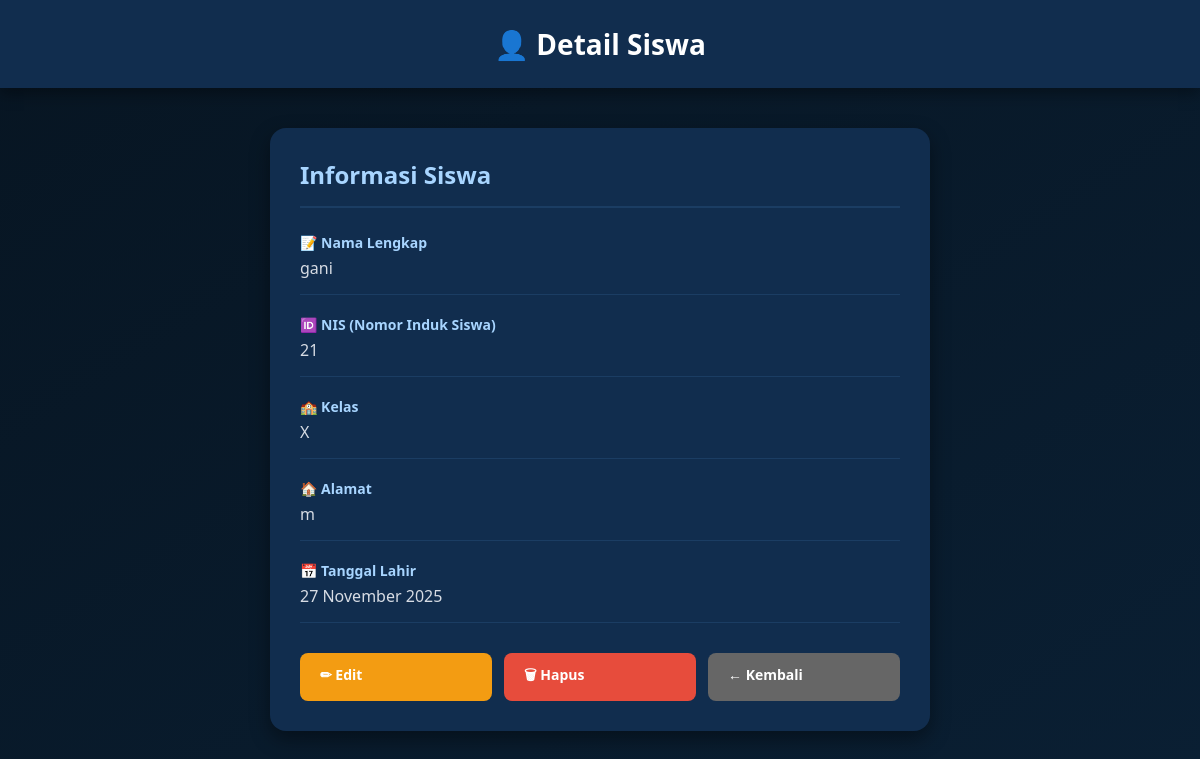
Page /siswa/siswa/21/ (signed in) on the earlier database version.
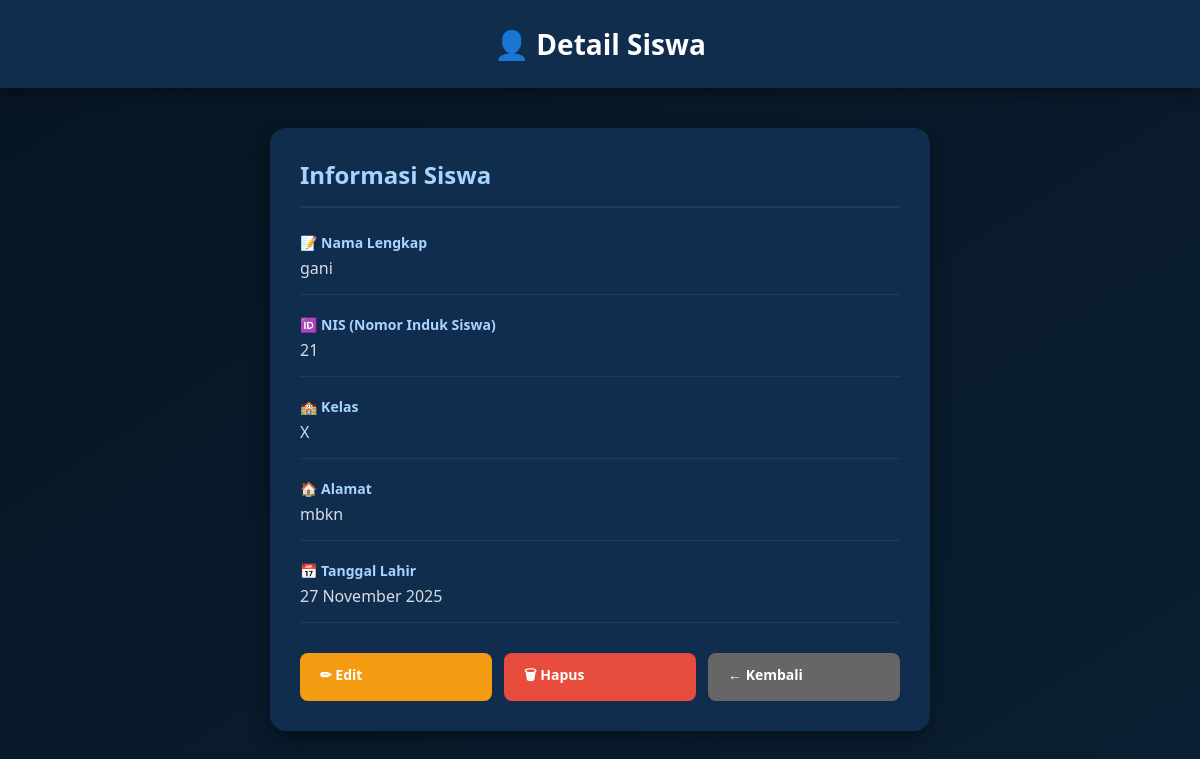
Same page on the later database version.
### siswa/models.py (models this page shows, shortened)
class Siswa(models.Model):
    nis = models.CharField(max_length=10, primary_key=True)
    nisn = models.CharField(max_length=10, unique=True, null=True, blank=True)
    nama = models.CharField(max_length=100)
    kelas = models.CharField(max_length=20, blank=True)
    kelas_obj = models.ForeignKey('admin_app.Kelas', on_delete=models.SET_NULL, null=True, blank=True, related_name='siswa')
    jurusan = models.CharField(max_length=50, blank=True)
    tempat_lahir = models.CharField(max_length=100, blank=True)
    tanggal_lahir = models.DateField(null=True, blank=True)
    alamat = models.TextField(blank=True)
    telepon = models.CharField(max_length=15, blank=True)
    nama_orang_tua = models.CharField(max_length=100, blank=True)
    created_at = models.DateTimeField(auto_now_add=True)
    class Meta:
        verbose_name_plural = "Siswa"

### siswa/views.py (the view)
# urls.py: path('siswa/<str:nis>/', views.siswa_detail, name='siswa_detail'),
@login_required(login_url='/login/')
def siswa_detail(request, nis):
    siswa = get_object_or_404(Siswa, nis=nis)
    return render(request, "siswa_app/detail.html", {"siswa": siswa})

### siswa/templates/siswa_app/detail.html (shortened to what this page needs)
<!DOCTYPE html>
<html lang="id">
<head>
</head>
<body>
    <header>
        <h1>👤 Detail Siswa</h1>
    </header>
    <div class="container">
        <div class="detail-card">
            <h2>Informasi Siswa</h2>
            <div class="detail-item">
                <div class="detail-label">📝 Nama Lengkap</div>
                <div class="detail-value">{{ siswa.nama }}</div>
            </div>
            <div class="detail-item">
                <div class="detail-label">🆔 NIS (Nomor Induk Siswa)</div>
                <div class="detail-value">{{ siswa.nis }}</div>
            </div>
            <div class="detail-item">
                <div class="detail-label">🏫 Kelas</div>
                <div class="detail-value">{{ siswa.kelas }}</div>
            </div>
            <div class="detail-item">
                <div class="detail-label">🏠 Alamat</div>
                <div class="detail-value">{{ siswa.alamat|default:"Tidak ada data" }}</div>
            </div>
            <div class="detail-item">
                <div class="detail-label">📅 Tanggal Lahir</div>
                <div class="detail-value">{{ siswa.tanggal_lahir|date:"d F Y"|default:"Tidak ada data" }}</div>
            </div>
            <div class="action-buttons">
                <a href="{% url 'siswa_edit' siswa.nis %}" class="btn btn-edit">✏ Edit</a>
                <a href="{% url 'siswa_hapus' siswa.nis %}" class="btn btn-hapus">🗑 Hapus</a>
                <a href="{% url 'siswa_list' %}" class="btn btn-kembali">← Kembali</a>
            </div>
        </div>
    </div>
</body>
</html>

Differences in the rows shown:
changed Siswa "gani": alamat "m" → "mbkn"
